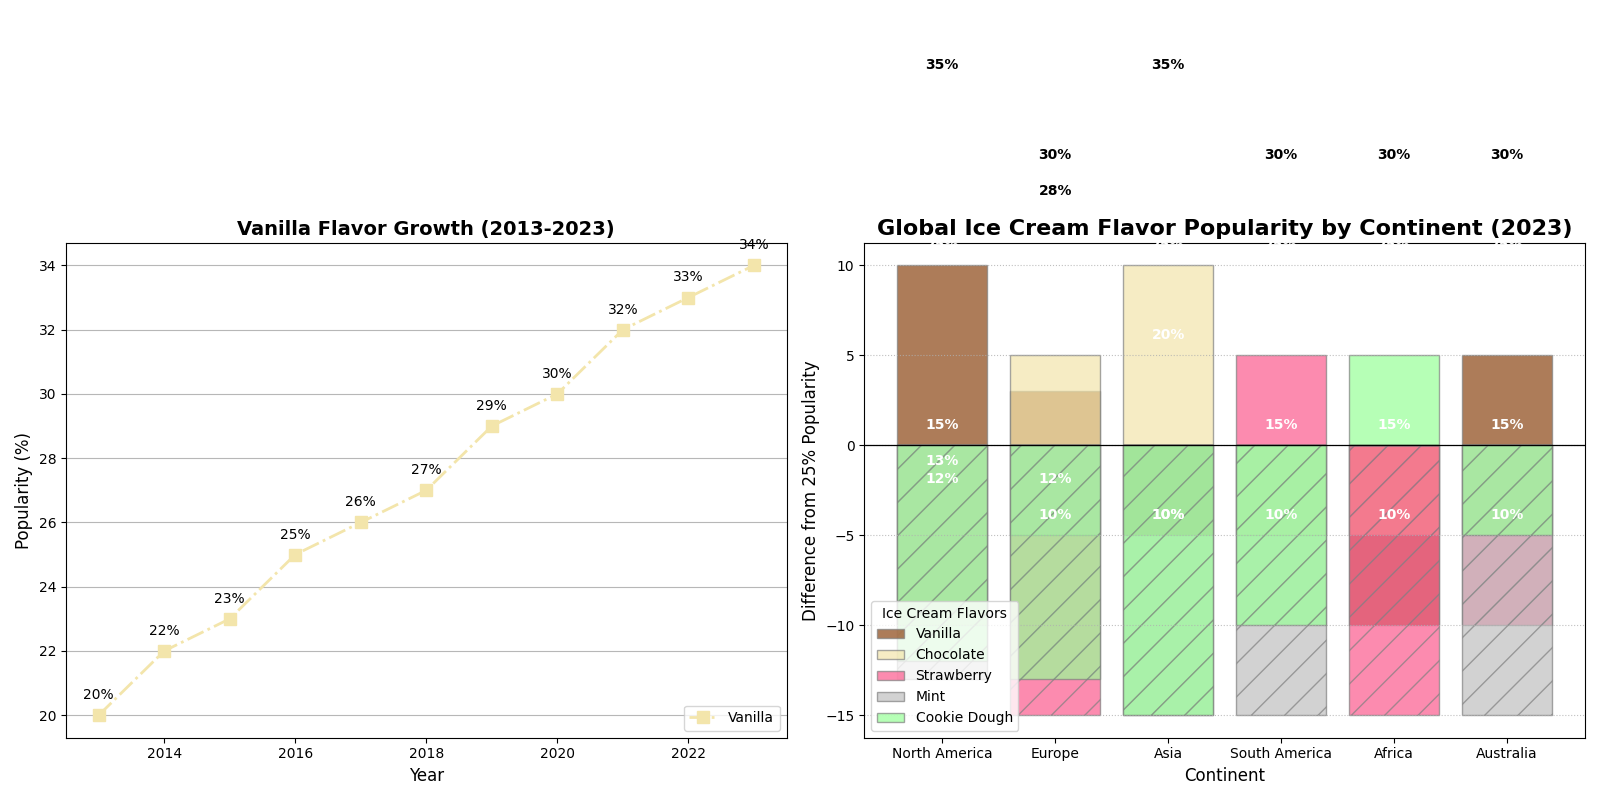

Reproduce this figure in Python.
import matplotlib.pyplot as plt
import numpy as np

continents = ['North America', 'Europe', 'Asia', 'South America', 'Africa', 'Australia']
flavors = ['Vanilla', 'Chocolate', 'Strawberry', 'Mint', 'Cookie Dough']

na_flavors = [35, 25, 15, 12, 13]
eu_flavors = [28, 30, 10, 20, 12]
asia_flavors = [20, 35, 25, 10, 10]
sa_flavors = [25, 20, 30, 10, 15]
africa_flavors = [15, 20, 10, 25, 30]
australia_flavors = [30, 25, 15, 10, 20]

flavor_data = np.array([na_flavors, eu_flavors, asia_flavors, sa_flavors, africa_flavors, australia_flavors])

baseline = 25 
flavor_data_pos = np.where(flavor_data > baseline, flavor_data - baseline, 0)
flavor_data_neg = np.where(flavor_data <= baseline, flavor_data - baseline, 0)

colors = ['#8b4513', '#f3e5ab', '#fc5a8d', '#c0c0c0', '#98ff98']
markers = ['s', '^']
linestyles = ['-.', (0, (3, 1, 1, 1))]

fig, (ax1, ax2) = plt.subplots(1, 2, figsize=(16, 8))

# Swap subplot contents
years = np.arange(2013, 2024)
vanilla_growth = [20, 22, 23, 25, 26, 27, 29, 30, 32, 33, 34]

ax1.plot(years, vanilla_growth, marker=markers[0], linestyle=linestyles[0], color=colors[1], linewidth=2, markersize=8, label='Vanilla')

for i, growth in enumerate(vanilla_growth):
    ax1.text(years[i], growth + 0.5, f'{growth}%', ha='center', fontsize=10)

ax1.set_title("Vanilla Flavor Growth (2013-2023)", fontsize=14, fontweight='bold')
ax1.set_xlabel("Year", fontsize=12)
ax1.set_ylabel("Popularity (%)", fontsize=12)
ax1.legend(loc='lower right')
ax1.yaxis.grid(True, linestyle='-', linewidth=0.8, alpha=0.9)

for idx, flavor in enumerate(flavors):
    ax2.bar(continents, flavor_data_pos[:, idx], label=flavor, color=colors[idx], edgecolor='gray', alpha=0.7)
    ax2.bar(continents, flavor_data_neg[:, idx], color=colors[idx], edgecolor='gray', hatch='/', alpha=0.7)

for cont_idx, cont_data in enumerate(flavor_data):
    for flavor_idx, value in enumerate(cont_data):
        ax2.text(cont_idx, value - baseline / 1.8, f'{value}%', va='center', ha='center', color='black' if flavor_data_pos[cont_idx, flavor_idx] > 0 else 'white', fontweight='bold')

ax2.set_title("Global Ice Cream Flavor Popularity by Continent (2023)", fontsize=16, fontweight='bold')
ax2.set_xlabel("Continent", fontsize=12)
ax2.set_ylabel("Difference from 25% Popularity", fontsize=12)
ax2.axhline(0, color='black', linewidth=0.9)
ax2.legend(title='Ice Cream Flavors', loc='lower left')
ax2.yaxis.grid(True, linestyle=':', linewidth=0.8, alpha=0.8)

fig.tight_layout()

plt.show()
